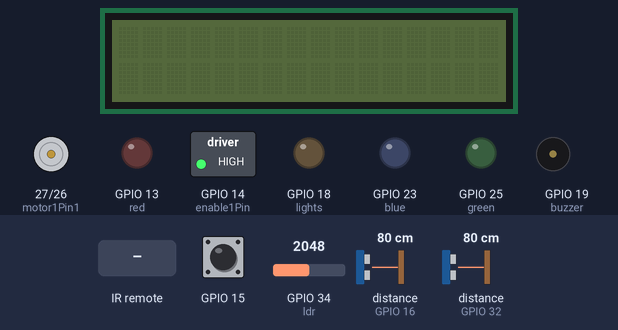
This sketch was run on a simulated ESP32. Parts: 16×2 character LCD, motor-driver pin pairs drawn as motors (green arrow = first pin HIGH = forward, orange = second pin HIGH = backward, longer = more drive), switched loads named in the sketch (green lamp = pin HIGH), output pins drawn as LEDs (lit = HIGH), buzzer (waves = sounding, pin HIGH). The inputs (shaded band) are chosen by the test bench; at power-on: GPIO 15 HIGH, GPIO 34 (ldr) = 2048, distance to the obstacle (sensors on GPIO 16, GPIO 32) 80 cm. The echo pulse lasts 58.3 µs per cm; nothing arrives over Bluetooth unless stated; what the sketch prints to the serial monitor is not drawn.

Above: at 1.2 s.
1.3 s: infrared code 0x40BF926D received
At 2.7 s:
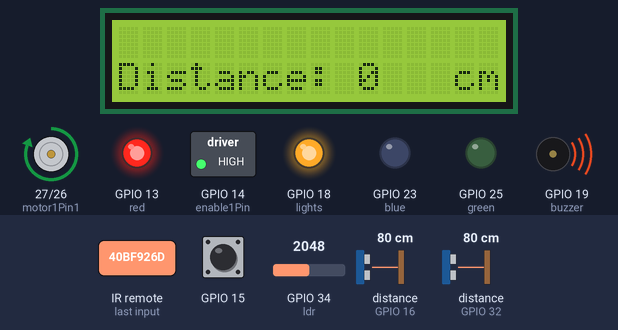
3.8 s: infrared code 0x40BF12ED received
At 6.9 s:
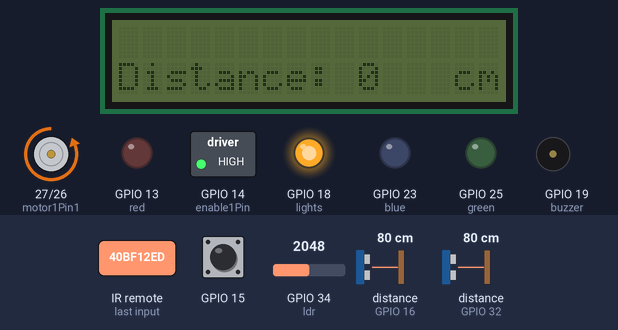
7.4 s: GPIO 15 pulled LOW for 1.1 s
At 8.5 s:
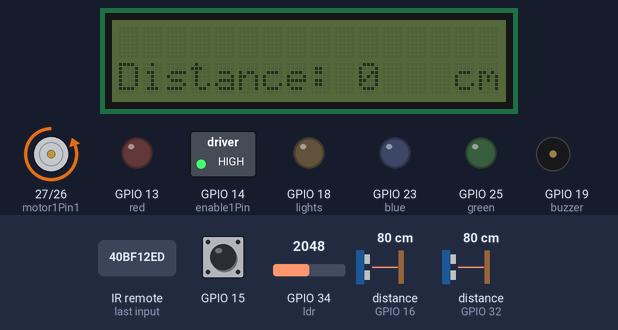
Timing chart, 0 to 10.4 s (numbered marks = the images above; inputs shaded):
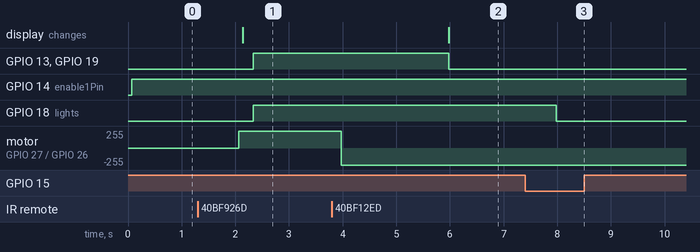

Measured:
- after the input at 1.3 s, GPIO 13 (red), GPIO 18 (lights), GPIO 19 (buzzer): LOW → HIGH after 1.0 s; motor on GPIO 27 (motor1Pin1) / GPIO 26 (motor1Pin2): stopped → forward 255/255 after 0.77 s; the display: changes after 0.84 s (image 1)
- after the input at 3.8 s, GPIO 13 (red), GPIO 19 (buzzer): HIGH → LOW after 2.2 s; motor on GPIO 27 (motor1Pin1) / GPIO 26 (motor1Pin2): forward 255/255 → backward 255/255 after 0.18 s; the display: changes after 2.2 s (image 2)
- after the input at 7.4 s, GPIO 18 (lights): HIGH → LOW after 0.58 s

The sketch:

HomeGarageParkingEnhancer.ino
```cpp
#include <IRremote.h>
#include<esp_bt.h>
#include<LiquidCrystal_I2C.h>
#include <Wire.h>
#include <LcdBarGraphRobojax.h>
#include <NewPing.h>
#include "BluetoothSerial.h"
#include <WiFi.h>


BluetoothSerial ESP_BT;


#define TRIGGER_PIN  33  //  pin tied to trigger pin on the ultrasonic sensor.
#define ECHO_PIN     32  //  pin tied to echo pin on the ultrasonic sensor.
#define MAX_DISTANCE 60 // Maximum distance we want to ping for (in centimetres). Maximum sensor distance is rated at 400-500cm.
#define TRIGGER_PIN2  17  // pin tied to trigger pin on the ultrasonic sensor.
#define ECHO_PIN2    16 //  pin tied to echo pin on the ultrasonic sensor.

NewPing sonar(TRIGGER_PIN, ECHO_PIN, MAX_DISTANCE);// NewPing setup of pins and maximum distance.

NewPing sonar2(TRIGGER_PIN2, ECHO_PIN2, MAX_DISTANCE);

LiquidCrystal_I2C lcd(0x27, 16, 2);
LcdBarGraphRobojax lbg(&lcd, 16, 0, 0);  // -- creating 16 character long bargraph starting at char 0 of line 0
LcdBarGraphRobojax rjx(&lcd, 16, 0, 0);


int ldr = 34; //for ldr reading
int RECV_PIN = 4;
int motor1Pin1 = 27;
int motor1Pin2 = 26;
int enable1Pin = 14;
int buzzer = 19;
int lights = 18;
int t = 0;
int red = 13;
int green = 25;
int blue = 23;


// Setting PWM properties
const int freq = 30000;
const int pwmChannel = 0;
const int resolution = 8;
int dutyCycle = 255;
int valu = 6;
int initial;
int finale;
int k;

IRrecv irrecv(RECV_PIN);

decode_results results;

void setup() {
  // sets the pins as outputs or input:
  ESP_BT.begin("Home Garage Parking Enhancer");        // Name of your Bluetooth interface -> will show up on your phone
  lcd.init();
  irrecv.enableIRIn();
  pinMode(motor1Pin1, OUTPUT);
  pinMode(motor1Pin2, OUTPUT);
  pinMode(enable1Pin, OUTPUT);
  pinMode(buzzer, OUTPUT);
  pinMode(15, OUTPUT);
  pinMode(red, OUTPUT);
  pinMode(green, OUTPUT);
  pinMode(blue, OUTPUT);
  pinMode(lights, OUTPUT);
  pinMode(ldr, INPUT);


  // configure LED PWM functionalitites
  ledcSetup(pwmChannel, freq, resolution);

  // attach the channel to the GPIO to be controlled
  ledcAttachPin(enable1Pin, pwmChannel);

  Serial.begin(115200);
  digitalWrite(lights, LOW);

}

int distanceCM = sonar.ping_cm();

void loop() {
int incoming; //Settings value from app

   incoming = ESP_BT.read();
   //Serial.print("incoming ");
   //Serial.println(incoming);

  int touch = touchRead(T3);
    //Serial.print("TOUCH ");
    //Serial.println(touch);

       if ( touch <= 10){
      digitalWrite(lights, LOW);
   }


if((incoming < 11) && (incoming > 1)){
  valu = incoming;
}
    //Serial.println(valu);

    ledcWrite(pwmChannel, dutyCycle);
    if(irrecv.decode(&results)){

    switch(results.value)
    {
      case 0x40BF926D: // Serial.println("OPEN");// Green button
                          digitalWrite(motor1Pin1, HIGH);
                          digitalWrite(motor1Pin2, LOW);
                          t = 1;
                          initial = distanceCM;
                          break;

      case 0x40BF12ED: // Serial.println("CLOSE");// Red button
                         digitalWrite(motor1Pin1, LOW);
                         digitalWrite(motor1Pin2, HIGH);
                         t = 0;
                         finale = distanceCM;
                         break;
    }
    irrecv.resume(); // Receive the next value
  }
int difference = finale - initial;

   if(difference < 0){
    k = 1;
   }

   if(difference > 0){
    k = 0;
   }

  if(t == 1){
    open();
  }

  if(t == 0){
    Close(k);
  }


}

void send_BT(int id, int value1) {       // function to write id and value to the bluetooth interface (and split value in MSB and LSB
  ESP_BT.write(128 + id);
  ESP_BT.write(floor(value1/128));       // MSB
  ESP_BT.write(value1%128);              // LSB
}


void open(){
   btStart(); //turn on bluetooh
   lcd.backlight();
   int val = analogRead(ldr);
   Serial.print("light intensity:  ");
   Serial.println(val);


   // get distance in cm
   int distanceCM2 = sonar2.ping_cm();
   //Serial.println(distanceCM);
   //Serial.print("distance ");
   //Serial.println(distanceCM2);
   rjx.clearLine(1);// clear line 1 to display fresh voltage value
               // -- draw bar graph from the analog value
                          rjx.drawValue( distanceCM, MAX_DISTANCE);
                          lcd.setCursor (0,1); //
                          lcd.print("Distance:");
                          lcd.setCursor (10,1); //
                          lcd.print(distanceCM); // print
                          lcd.setCursor (14,1); //
                          lcd.print("cm");
                          delay(200);
   light(val);
   buzz(distanceCM);
   distance(distanceCM, distanceCM2 );


}


void light(int val){
    if(val >= 500){
            digitalWrite(lights, HIGH);
          }

          if(val <= 300){
            digitalWrite(lights, LOW);
          }
}


void buzz(int distanceCM){

   if(distanceCM <= valu){
              digitalWrite(buzzer, HIGH);
   }
  else{
    digitalWrite(buzzer, LOW);
   }

}


void distance(int distanceCM, int distanceCM2 ){
      if(distanceCM <= valu){
            digitalWrite(red, HIGH);
            digitalWrite(green, LOW);
            digitalWrite(blue, LOW);
            send_BT(3, distanceCM);

          }
          if((distanceCM >= valu) && (distanceCM2 <= 25)){
            digitalWrite(red, LOW);
            digitalWrite(green, HIGH);
            digitalWrite(blue, LOW);
            send_BT(1, distanceCM);

          }

          if((distanceCM >= 40) && (distanceCM2 >= 25)){
            digitalWrite(red, LOW);
            digitalWrite(green, HIGH);
            digitalWrite(blue, LOW);
            send_BT(1, distanceCM);

          }

          if((distanceCM2 >=29 ) && (distanceCM >= valu)){
            digitalWrite(red, LOW);
            digitalWrite(green, LOW);
            digitalWrite(blue, HIGH);
           send_BT(2, distanceCM);

          }
}

void Close(int difference){
        delay(2000);
        lcd.noBacklight();
        digitalWrite(red, LOW);
        digitalWrite(green, LOW);
        digitalWrite(blue, LOW);
        digitalWrite(red, LOW);
        digitalWrite(buzzer, LOW);
        if(difference == 1){
            digitalWrite(lights, LOW);
        }
        btStop(); //diasble bluetooth

}
```
